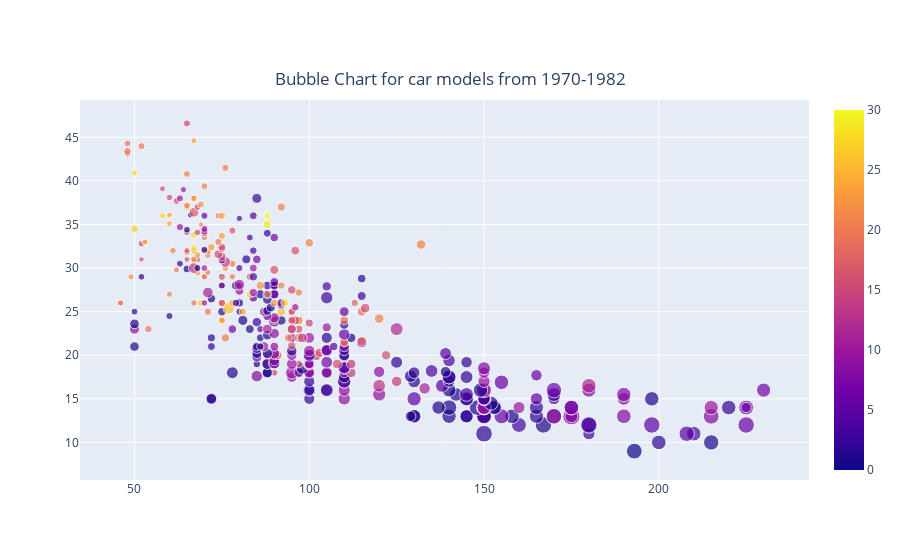

Source (notebook cell):
### Code cell
data = [go.Scatter(x=df['horsepower'],
                  y=df['mpg'],
                  text=df['name'],
                  mode = 'markers',
                  marker= dict(size=df['weight']/300,color=df.make_color,showscale=True) 
                # Color essentially represents the make ID
                  )]
layout = go.Layout(title=dict(text='Bubble Chart for car models from 1970-1982',
                          x=0.5,
                            xanchor='center',
                            y=0.87))

# Hover over points to see the make and model of point
fig = go.Figure(data=data, layout=layout)
pyo.iplot(fig)

### Figure 1 — Plotly figure (JSON) as saved in the notebook; plotly's stock layout.template omitted (floating-point values rounded to 4 significant figures; data arrays with more than 128 entries replaced by an {"elided": "..."} marker saying what was removed)
{"data": [{"marker": {"color": {"elided": "398 int values"}, "showscale": true, "size": {"elided": "398 float values"}}, "mode": "markers", "text": {"elided": "398 str values"}, "type": "scatter", "x": {"elided": "398 int values"}, "y": {"elided": "398 float values"}}], "layout": {"title": {"text": "Bubble Chart for car models from 1970-1982", "x": 0.5, "xanchor": "center", "y": 0.87}}}
